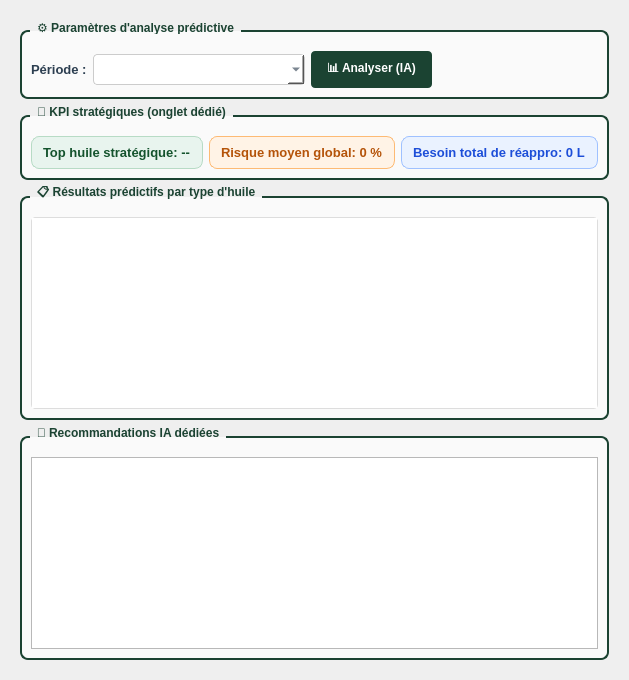
      <widget class="QWidget" name="tabAnalysePredictiveHuile">
       <attribute name="title">
        <string>🧠 Analyse IA Huiles</string>
       </attribute>
       <layout class="QVBoxLayout" name="verticalLayoutPredictiveTab">
        <property name="leftMargin">
         <number>20</number>
        </property>
        <property name="topMargin">
         <number>20</number>
        </property>
        <property name="rightMargin">
         <number>20</number>
        </property>
        <property name="bottomMargin">
         <number>20</number>
        </property>
        <item>
         <widget class="QGroupBox" name="groupPredictiveControls">
          <property name="styleSheet">
           <string notr="true">QGroupBox {
    font-weight: bold;
    border: 2px solid #1B4332;
    border-radius: 8px;
    margin-top: 10px;
    padding-top: 10px;
    background-color: #fafafa;
}
QGroupBox::title {
    subcontrol-origin: margin;
    left: 10px;
    padding: 0 5px;
    color: #1B4332;
}</string>
          </property>
          <property name="title">
           <string>⚙️ Paramètres d'analyse prédictive</string>
          </property>
          <layout class="QHBoxLayout" name="layoutPredictiveControls">
           <item>
            <widget class="QLabel" name="labelPeriodePredictiveHuile">
             <property name="styleSheet">
              <string notr="true">color: #2c3e50; font-size: 13px; font-weight: 600;</string>
             </property>
             <property name="text">
              <string>Période :</string>
             </property>
            </widget>
           </item>
           <item>
            <widget class="QComboBox" name="comboPeriodePredictifHuile">
             <property name="styleSheet">
              <string notr="true">QComboBox {
    border: 1px solid #ccc;
    border-radius: 4px;
    padding: 6px;
    background: white;
    color: #2c3e50;
    font-size: 13px;
    min-width: 180px;
}</string>
             </property>
            </widget>
           </item>
           <item>
            <widget class="QPushButton" name="btnAnalyserPredictifHuile">
             <property name="styleSheet">
              <string notr="true">QPushButton {
    background-color: #1B4332;
    color: white;
    border: none;
    padding: 8px 16px;
    border-radius: 4px;
    font-weight: bold;
}
QPushButton:hover {
    background-color: #234E3E;
}</string>
             </property>
             <property name="text">
              <string>📊 Analyser (IA)</string>
             </property>
            </widget>
           </item>
           <item>
            <spacer name="horizontalSpacerPredictive">
             <property name="orientation">
              <enum>Qt::Horizontal</enum>
             </property>
             <property name="sizeHint" stdset="0">
              <size>
               <width>40</width>
               <height>20</height>
              </size>
             </property>
            </spacer>
           </item>
          </layout>
         </widget>
        </item>
        <item>
         <widget class="QGroupBox" name="groupKpiPredictiveHuile">
          <property name="styleSheet">
           <string notr="true">QGroupBox {
    font-weight: bold;
    border: 2px solid #1B4332;
    border-radius: 8px;
    margin-top: 10px;
    padding-top: 10px;
    background-color: #fafafa;
}
QGroupBox::title {
    subcontrol-origin: margin;
    left: 10px;
    padding: 0 5px;
    color: #1B4332;
}</string>
          </property>
          <property name="title">
           <string>📌 KPI stratégiques (onglet dédié)</string>
          </property>
          <layout class="QHBoxLayout" name="layoutKpiPredictiveHuile">
           <item>
            <widget class="QLabel" name="labelTopStrategiqueValue2">
             <property name="styleSheet">
              <string notr="true">color: #14532d; font-size: 13px; font-weight: 700; background: #e8f4ee; border: 1px solid #b7dbc5; border-radius: 8px; padding: 8px;</string>
             </property>
             <property name="text">
              <string>Top huile stratégique: --</string>
             </property>
            </widget>
           </item>
           <item>
            <widget class="QLabel" name="labelRisqueMoyenGlobalValue2">
             <property name="styleSheet">
              <string notr="true">color: #b45309; font-size: 13px; font-weight: 700; background: #fff3e6; border: 1px solid #fdba74; border-radius: 8px; padding: 8px;</string>
             </property>
             <property name="text">
              <string>Risque moyen global: 0 %</string>
             </property>
            </widget>
           </item>
           <item>
            <widget class="QLabel" name="labelBesoinReapproTotalValue2">
             <property name="styleSheet">
              <string notr="true">color: #1d4ed8; font-size: 13px; font-weight: 700; background: #eaf2ff; border: 1px solid #9fc1ff; border-radius: 8px; padding: 8px;</string>
             </property>
             <property name="text">
              <string>Besoin total de réappro: 0 L</string>
             </property>
            </widget>
           </item>
          </layout>
         </widget>
        </item>
        <item>
         <widget class="QGroupBox" name="groupResultatsPredictiveHuile">
          <property name="styleSheet">
           <string notr="true">QGroupBox {
    font-weight: bold;
    border: 2px solid #1B4332;
    border-radius: 8px;
    margin-top: 10px;
    padding-top: 10px;
    background-color: #fafafa;
}
QGroupBox::title {
    subcontrol-origin: margin;
    left: 10px;
    padding: 0 5px;
    color: #1B4332;
}</string>
          </property>
          <property name="title">
           <string>📋 Résultats prédictifs par type d'huile</string>
          </property>
          <layout class="QVBoxLayout" name="layoutResultatsPredictiveHuile">
           <item>
            <widget class="QTableWidget" name="tableResultatsPredictifHuile">
             <property name="styleSheet">
              <string notr="true">QTableWidget {
    border: 1px solid #ddd;
    border-radius: 4px;
    gridline-color: #e0e0e0;
}
QHeaderView::section {
    background-color: #1B4332;
    color: white;
    padding: 8px;
    border: none;
    font-weight: bold;
}</string>
             </property>
             <property name="alternatingRowColors">
              <bool>true</bool>
             </property>
             <property name="selectionBehavior">
              <enum>QAbstractItemView::SelectRows</enum>
             </property>
            </widget>
           </item>
          </layout>
         </widget>
        </item>
        <item>
         <widget class="QGroupBox" name="groupAnalysePredictiveHuile">
          <property name="styleSheet">
           <string notr="true">QGroupBox {
    font-weight: bold;
    border: 2px solid #1B4332;
    border-radius: 8px;
    margin-top: 10px;
    padding-top: 10px;
    background-color: #fafafa;
}
QGroupBox::title {
    subcontrol-origin: margin;
    left: 10px;
    padding: 0 5px;
    color: #1B4332;
}</string>
          </property>
          <property name="title">
           <string>📝 Recommandations IA dédiées</string>
          </property>
          <layout class="QVBoxLayout" name="layoutAnalysePredictiveHuile">
           <item>
            <widget class="QTextEdit" name="textAnalysePredictifHuile">
             <property name="styleSheet">
              <string notr="true">color: #2c3e50; font-size: 13px;</string>
             </property>
             <property name="readOnly">
              <bool>true</bool>
             </property>
            </widget>
           </item>
          </layout>
         </widget>
        </item>
       </layout>
      </widget>
